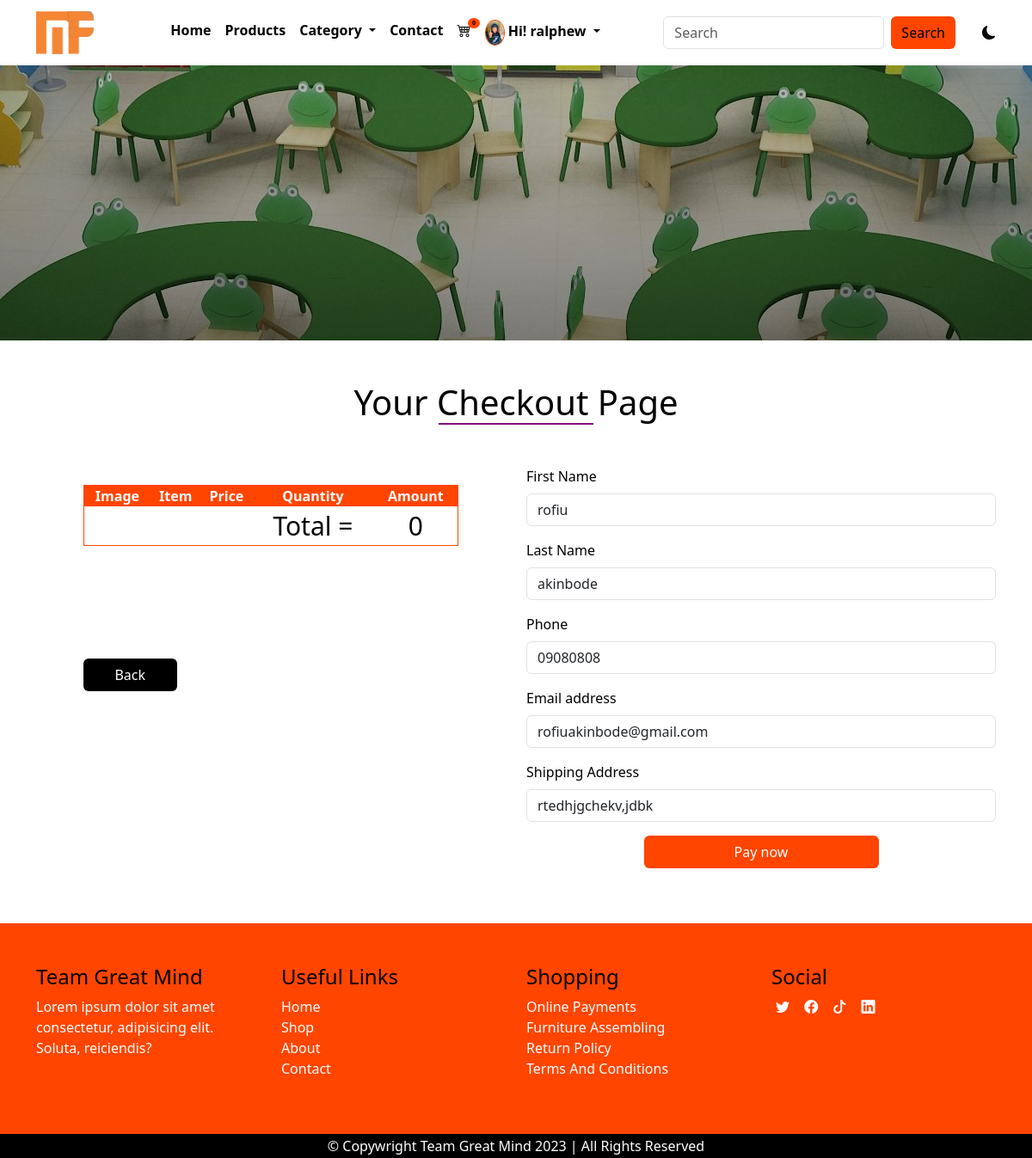
The page /checkout (signed in) on the database its author committed.
### main/models.py (models this page shows, shortened)
class AppInfo(models.Model):
    appname = models.CharField(max_length=50)
    logo = models.ImageField(upload_to='logo')
    carousel1 = models.ImageField(upload_to='carousel')
    carousel2 = models.ImageField(upload_to='carousel')
    carousel3 = models.ImageField(upload_to='carousel')
    banner = models.ImageField(upload_to='banner')
    copyright = models.IntegerField()

class Customer(models.Model):
    user = models.OneToOneField(User, on_delete=models.CASCADE)
    first_name = models.CharField(max_length=50)
    last_name = models.CharField(max_length=50)
    phone = models.CharField(max_length=15)
    email = models.EmailField(max_length=100)
    address = models.CharField(max_length=150)
    pix =  models.ImageField(upload_to='customer')
    joined = models.DateTimeField(auto_now=True)
    class Meta:
        db_table = 'customer'
        managed = True
        verbose_name = 'Customer'
        verbose_name_plural = 'Customer'

### main/views.py (the view)
# urls.py: path('checkout', views.checkout, name='checkout'),
def checkout(request):
    userprof = Customer.objects.get(user__username = request.user.username)
    cart = Cart.objects.filter(user__username = request.user.username, paid=False)
    for item in cart:
        item.amount = float(item.price * item.quantity)
        item.save()
    subtotal = 0
    vat = 0
    total = 0
    for item in cart:
        subtotal += item.amount
        vat = 0.075 * subtotal
        total = vat + subtotal
    context = {
        'userprof' :userprof,
        'cart' :cart,
        'subtotal' :subtotal,
        'vat' :vat,
        'total' :total,
    }
    return render(request, 'checkout.html', context)

### main/context_processor.py (called while the page is built)
def dropdown(request):
    info = AppInfo.objects.get(pk=1)
    fdog = Category.objects.all()
    context = {
        'info':info,
        'fdog':fdog,
    }
    return context

def cartcount(request):
    count = Cart.objects.filter(user__username = request.user.username, paid=False)
    itemcount = 0
    for item in count:
        itemcount += item.quantity
    context = {
        'itemcount':itemcount
    }
    return context

### main/templates/checkout.html (shortened to what this page needs)
{% extends 'base.html' %}
{% block header %} {% include 'header.html' %} {% endblock header %}
{%block banner %} {% include 'banner.html' %} {%endblock banner %}
{% block content %}
<div class="container mt-5">
  <h1 class="title">your checkout page</h1>
  <div class="row cart mt-5 mb-5">
   <div class="col-12 col-md-6">
      <table>
        <thead>
          <th>image</th>
          <th>item</th>
          <th>price</th>
          <th>quantity</th>
          <th>amount</th>
        </thead>
        <tbody>
          <tr class="total">
            <td></td>
            <td></td>
            <td></td>
            <td>Total = </td>
            <td>{{total}}</td>
          </tr>
        </tbody>
      </table>
      <button class="btn btnback"><a href="{% url 'cart' %}">Back</a></button>
   </div>
   <div class="col-12 col-md-6 checkout">
    <form action="{% url 'payment' %}" method="POST">
      <div class="mb-3">
        <label for="exampleFormControlInput1" class="form-label">First Name</label>
        <input type="text" class="form-control" name="first_name" value="{{userprof.first_name}}" id="exampleFormControlInput1" placeholder="John Doe">
      </div>
      <div class="mb-3">
        <label for="exampleFormControlInput1" class="form-label">Last Name</label>
        <input type="text" class="form-control" name="last_name" value="{{userprof.last_name}}" id="exampleFormControlInput1" placeholder="John Doe">
      </div>
      <div class="mb-3">
        <label for="exampleFormControlInput1" class="form-label">Phone</label>
        <input type="text" class="form-control" name="phone" value="{{userprof.phone}}" id="exampleFormControlInput1" placeholder="">
      </div>
      <div class="mb-3">
        <label for="exampleFormControlInput1" class="form-label">Email address</label>
        <input type="email" class="form-control" value="{{userprof.email}}" id="exampleFormControlInput1" placeholder="name@example.com">
      </div>
      <div class="mb-3">
        <label for="exampleFormControlTextarea1" class="form-label">Shipping Address</label>
        <input type="text" class="form-control" name="address" value="{{userprof.address}}"  id="exampleFormControlTextarea1" rows="3">
      </div>
      <div class="mb-3">
        <button class="btn">Pay now</button>
      </div>
   </form>
   </div>
  </div>
</div>
{% endblock content %}
{% block footer %}{% include 'footer.html' %}{% endblock footer %}

### main/templates/header.html (shortened to what this page needs)
<nav class="navbar navbar-expand-lg">
    <div class="container">
      <a class="navbar-brand" href="#"><img src="{{info.logo.url}}" alt="" style="height: 50px;"></a>
      <div class="collapse navbar-collapse" id="navbarSupportedContent">
        <ul class="navbar-nav mx-auto mb-2 mb-lg-0">
          {% if user.is_authenticated %}
          <li class="nav-item">
            <a class="nav-link active" aria-current="page" href="{% url 'home' %}">Home</a>
          </li>
          <li class="nav-item">
            <a class="nav-link" href="{% url 'products' %}">Products</a>
          </li>
          <li class="nav-item dropdown">
            <a class="nav-link dropdown-toggle" href="#" role="button" data-bs-toggle="dropdown" aria-expanded="false">
            Category
            </a>
          </li>
          <li class="nav-item">
                <a class="nav-link" href="{% url 'contact' %}">Contact</a>
          </li>
          <li class="nav-item">
            <a class="nav-link" href="{% url 'cart' %}">
                <div class="wrapper">
                    <i class="bi bi-cart4"></i>
                    <span class="badge">{{itemcount}}</span>
                </div>
            </a>
          </li>
          <li class="nav-item dropdown">
                <a class="nav-link dropdown-toggle" href="#" role="button" data-bs-toggle="dropdown" aria-expanded="false">
                  {% if user.customer %}
                  <img src="{{user.customer.pix.url}}" style="height: 30px;" alt="">
                  {% endif %}
                  <span>Hi! {{user.username}}</span>
                </a>
          </li>
          {% endif %}
        </ul>
        <form class="d-flex search" role="search" action="{% url 'search' %}" method="POST">
          <input class="form-control me-2" name="search" type="search" placeholder="Search" aria-label="Search">
          <button class="btn btn-outline-success" type="submit">Search</button>
        </form>
        <div class="samson">
          <i class="bi bi-moon-fill"></i>
        </div>
      </div>
    </div>
  </nav>

### main/static/css/style.css (style rules this page uses)
* { padding: 0%; margin: 0%; box-sizing: border-box; }
.samson { margin-left: 3%; cursor: pointer; }
:root { --bg: white; --icon: black; --text: black; }
body { background: var(--bg) !important; color: var(--text) !important; overflow: hidden; }
.navbar { background: var(--bg) !important; }
.navbar-nav a { color: var(--text); font-weight: 600; }
.wrapper { position: relative; }
.wrapper span { position: absolute; background-color: orangered; right: -10px; top: -2px; font-size: 7px; border-radius: 50%; color: black; }
.nav-item img { border-radius: 50%; border: 1px solid orangered; }
.search button { background-color: orangered; border: none; color: black; font-weight: 500; }
.title { text-transform: capitalize; text-align: center; }
.title::after { content: ''; display: block; width: 180px; height: 2px; background-color: purple; margin-left: auto; margin-right: auto; }
.cart table { width: 80%; margin-left: 10%; margin-right: 10%; margin-top: 4%; margin-bottom: 4%; border: 1px solid orangered; text-align: center; }
.cart thead { background-color: orangered; text-transform: capitalize; color: white; }
.total td { font-size: 30px; font-weight: 500; }
.checkout label { font-weight: 500; }
.checkout .btn { background-color: orangered; width: 50%; margin-left: 25%; margin-right: 25%; color: white; }
.cart .btnback { background-color: black; margin-top: 20%; margin-left: 10%; width: 20%; }
.cart .btnback a { text-decoration: none; color: white; }

### rows shown on the page
AppInfo: logo (picture)
Customer: first_name "rofiu", last_name "akinbode", phone "09080808", email "rofiuakinbode@gmail.com", address "rtedhjgchekv,jdbk"

### other values the page prints
{{ itemcount }} "0"
{{ user.username }} "ralphew"
{{ total }} "0"
